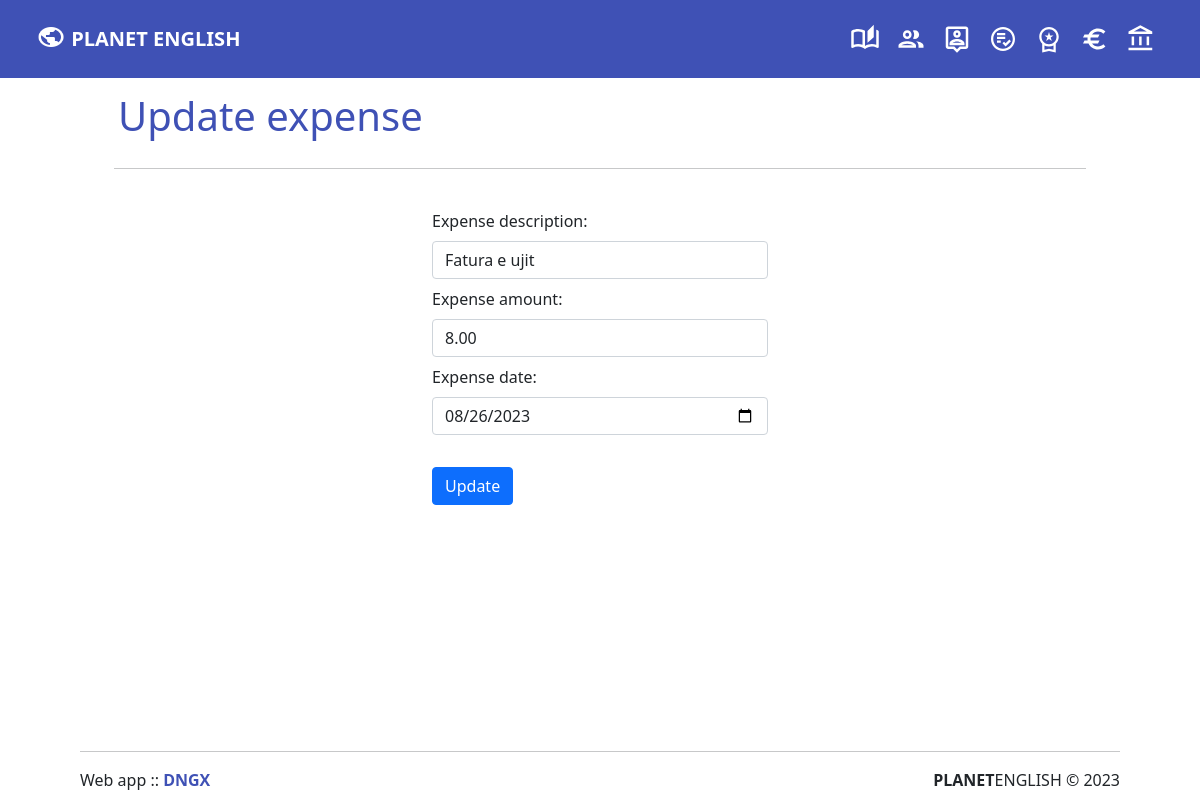
/u-expense.php?expense_id=3, run on the app's committed database.
### tables this page shows
CREATE TABLE `expenses` (
  `expense_id` int(11) NOT NULL,
  `expense_description` varchar(200) DEFAULT NULL,
  `amount` decimal(5,2) DEFAULT NULL,
  `expense_date` date DEFAULT NULL
);

### u-expense.php (the view, shortened to what this page needs)
<?php include('partials/menu.php'); ?>
<div class="row text-center p-4 mb-auto" style="width:85%; margin: auto;">
<p><h1 class="p-1 text-start" style="color: #3f51b5;">Update expense</h1></p><hr>
</div>
<div class="row text-start p-0 mb-auto" style="width:30%; margin: auto;">
            <div class="container ">
                    <?php
                        $expense_id = $_GET['expense_id'];
                        $sql = "SELECT * FROM expenses WHERE expense_id=$expense_id";
                        $res = mysqli_query($cxn, $sql);
                        if($res == TRUE)
                        {
                            $count = mysqli_num_rows($res);
                            if($count == 1)
                            {
                                $row = mysqli_fetch_assoc($res);
                                $expense_description = $row['expense_description'];
                                $amount = $row['amount'];
                                $expense_date = $row['expense_date'];
                            }
                            else{
                                header("Location: " .SITEURL. 'm-expenses.php');
                            }
                        }
                    ?>
                    <form action="" method="POST">
                        <div class="mb-2">
                            <label for="expense_description" class="form-label">Expense description:</label>
                            <input type="text" class="form-control" name="expense_description" value="<?php echo $expense_description;?>">
                        </div>
                        <div class="mb-2">
                            <label for="amount" class="form-label">Expense amount:</label>
                            <input type="number" step=".01" class="form-control" name="amount" value="<?php echo $amount; ?>">
                        </div>
                        <div class="mb-2">
                            <label for="expense_date" class="form-label">Expense date:</label>
                            <input type="date" class="form-control" name="expense_date" value="<?php echo $expense_date;?>">
                        </div>
                        <br>
                        <input type="submit" name="submit" value="Update" class="btn btn-primary">
                    </form>
            </div>
</div>
<?php include('partials/footer.php'); ?>

### data on the page
expenses: expense_description "Fatura e ujit", amount "8.00", expense_date "08/26/2023"
